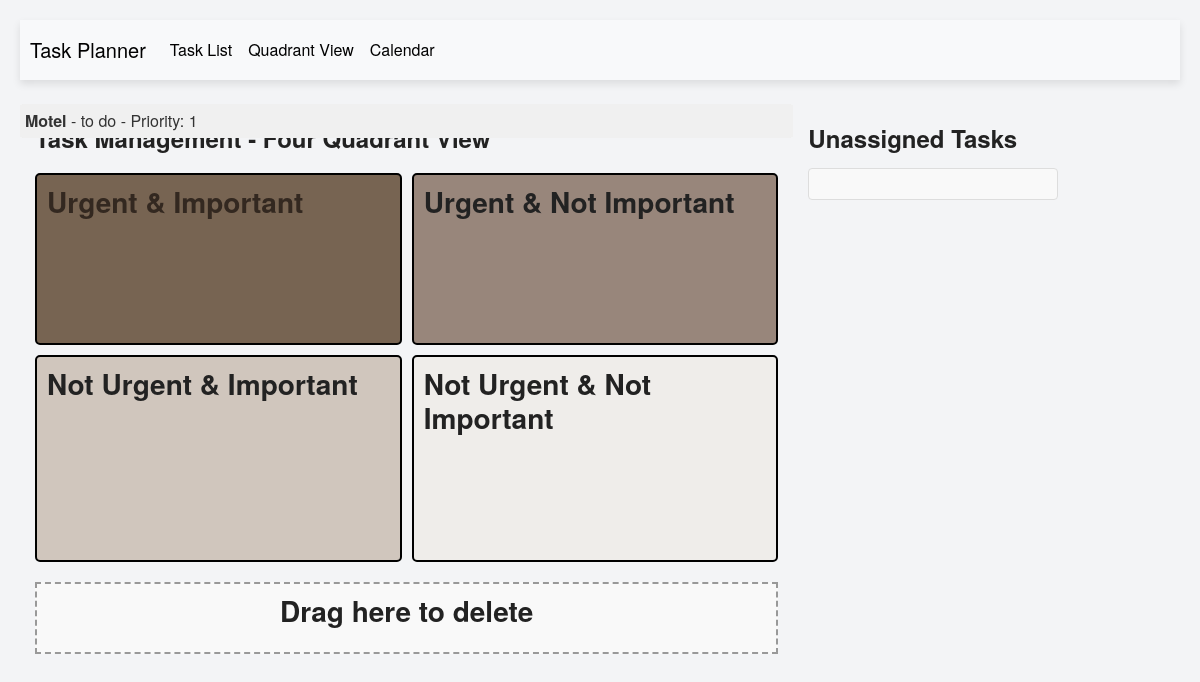
The app's page /quadrant_view with its own data.
### app/models.py (models this page shows, shortened)
class Task(db.Model):
    __tablename__ = 'task'
    id = db.Column(db.Integer, primary_key=True)
    title = db.Column(db.String(100), nullable=False)  # Task title (required)
    description = db.Column(db.String(500))  # Optional description
    due_date = db.Column(db.DateTime, nullable=True)  # Optional due date
    estimated_time = db.Column(db.Integer, default="1", nullable=False)  # Optional duration in minutes
    priority = db.Column(db.Integer, CheckConstraint('priority BETWEEN 1 AND 5'), nullable=True)  # 1 to 5
    status = db.Column(db.Enum("to do", "doing", "done"), default="to do", nullable=False)  # Default: 'to do'
    reminder = db.Column(db.DateTime, nullable=True)  # Optional reminder time
    created_at = db.Column(db.DateTime, default=datetime.utcnow)  # Created timestamp
    updated_at = db.Column(db.DateTime, onupdate=datetime.utcnow)  # Updated timestamp
    user_id = db.Column(db.Integer, db.ForeignKey('user.id'))  # Foreign key to User
    user = db.relationship('User', back_populates='tasks')  # Relationship to User
    quadrant = db.Column(db.String(50), nullable=True)
    calendar_date = db.Column(db.Date, nullable=True)  # Specific date for the task
    start_time = db.Column(db.Time, nullable=True)  # Start time on the calendar
    duration_minutes = db.Column(db.Integer, nullable=True)  # Duration in minutes
    assigned_day = db.Column(db.Integer, nullable=True)  # Day of the week (0 for Monday, 6 for Sunday)
    assigned_hour = db.Column(db.Integer, nullable=True)  # Hour of the day (0 to 23)

### app/routes.py (the view)
@main.route('/quadrant_view')
def quadrant_view():
    unassigned_tasks = Task.query.filter_by(quadrant=None).all()
    urgent_important_tasks = Task.query.filter_by(quadrant='urgent-important').all()
    urgent_not_important_tasks = Task.query.filter_by(quadrant='urgent-not-important').all()
    not_urgent_important_tasks = Task.query.filter_by(quadrant='not-urgent-important').all()
    not_urgent_not_important_tasks = Task.query.filter_by(quadrant='not-urgent-not-important').all()
    return render_template('quadrant_view.html',
                           unassigned_tasks=unassigned_tasks,
                           urgent_important_tasks=urgent_important_tasks,
                           urgent_not_important_tasks=urgent_not_important_tasks,
                           not_urgent_important_tasks=not_urgent_important_tasks,
                           not_urgent_not_important_tasks=not_urgent_not_important_tasks)

### app/templates/quadrant_view.html (shortened to what this page needs)
{% extends 'layout.html' %}
{% block main %}
<div class="row">
    <div class="col-md-8">
        <h2>Task Management - Four Quadrant View</h2>
        <div class="quadrant-container">
            <div class="quadrant urgent-important" id="urgent-important">
                <h3>Urgent & Important</h3>
                <div class="task-list" id="urgent-important-list">
                    {% for task in urgent_important_tasks %}
                        <div class="task-item" draggable="true" data-task-id="{{ task.id }}">
                            <strong>{{ task.title }}</strong> - {{ task.status }} - Priority: {{ task.priority }}
                        </div>
                    {% endfor %}
                </div>
            </div>
            <div class="quadrant urgent-not-important" id="urgent-not-important">
                <h3>Urgent & Not Important</h3>
                <div class="task-list" id="urgent-not-important-list">
                    {% for task in urgent_not_important_tasks %}
                        <div class="task-item" draggable="true" data-task-id="{{ task.id }}">
                            <strong>{{ task.title }}</strong> - {{ task.status }} - Priority: {{ task.priority }}
                        </div>
                    {% endfor %}
                </div>
            </div>
            <div class="quadrant not-urgent-important" id="not-urgent-important">
                <h3>Not Urgent & Important</h3>
                <div class="task-list" id="not-urgent-important-list">
                    {% for task in not_urgent_important_tasks %}
                        <div class="task-item" draggable="true" data-task-id="{{ task.id }}">
                            <strong>{{ task.title }}</strong> - {{ task.status }} - Priority: {{ task.priority }}
                        </div>
                    {% endfor %}
                </div>
            </div>
            <div class="quadrant not-urgent-not-important" id="not-urgent-not-important">
                <h3>Not Urgent & Not Important</h3>
                <div class="task-list" id="not-urgent-not-important-list">
                </div>
            </div>
        </div>
        <div class="deletion-zone" id="deletion-zone">
            <h3>Drag here to delete</h3>
        </div>
    </div>
    <div class="col-md-4">
        <h2>Unassigned Tasks</h2>
        <ul class="list-group task-list-container" id="unassigned-task-list">
        </ul>
    </div>
</div>
{% endblock %}

### app/static/css/styles.css (style rules this page uses)
body { font-family: 'Helvetica Neue', Arial, sans-serif; background-color: #f3f4f6; color: #333; margin: 0; padding: 20px; }
h1, h2, h3 { font-weight: 600; color: #222; margin-bottom: 15px; }
h2 { font-size: 1.5em; margin-top: 20px; }
.task-list-container { width: 250px; background-color: #f9f9f9; border: 1px solid #ddd; border-radius: 4px; padding: 15px; overflow-y: auto; max-height: 100%; }
.task-item { position: absolute; top: 0; left: 0; right: 0; z-index: 10; background-color: #f0f0f0; padding: 5px; border-radius: 4px; }
.quadrant-container { display: grid; grid-template-columns: 1fr 1fr; gap: 10px; margin-top: 20px; }
.quadrant { border: 2px solid #000; padding: 10px; border-radius: 5px; min-height: 150px; }
.urgent-important { background-color: #776452; }
.urgent-important h3 { color: #332820 ; }
.urgent-not-important { border-color: black; background-color: #98867B; }
.urgent-not-important h3 { color: 332820 ; }
.not-urgent-important { border-color: black; background-color: #D0C6BD; }
.not-urgent-important h3 { color: 332820 ; }
.not-urgent-not-important { border-color: black; background-color: #EFEDEA; }
.not-urgent-not-important h3 { color: 332820 ; }
.deletion-zone { margin-top: 20px; padding: 10px; border: 2px dashed #999; text-align: center; background-color: #f9f9f9; }
.task-list { min-height: 100px; }

### records on screen
Task: title "Motel", status "to do", priority "1"
